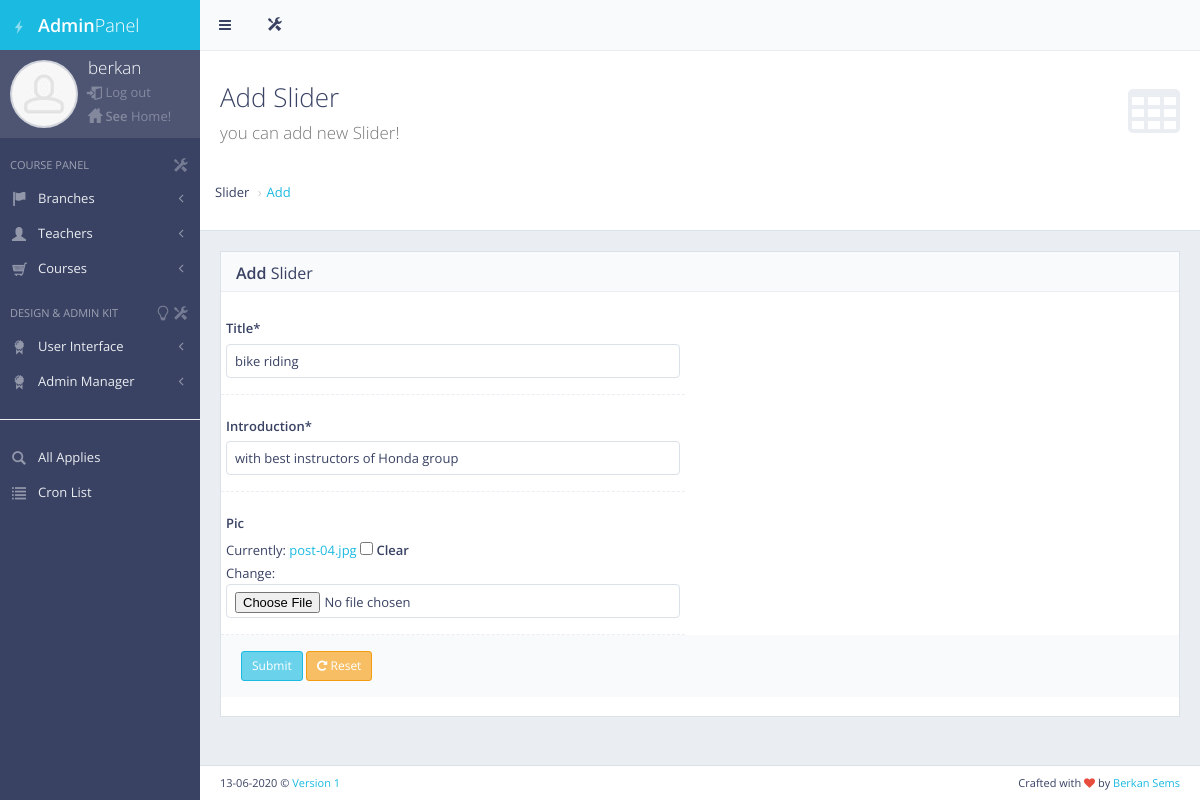
The page /panel/slider_update/2/ (signed in) on the database its author committed.
### panel/models.py (models this page shows, shortened)
class Slider(models.Model):
    title = models.CharField(max_length=50)
    introduction = models.CharField(max_length=200)
    pic = models.ImageField(null=True, blank=True)

### panel/decorators.py (the view)
        def wrapper_function(request, *args, **kwargs):
            group = None
            if request.user.groups.exists():
                group = request.user.groups.all()[0].name
            for role in allowed_roles:
                if group == role:
                    return view_func(request, *args, **kwargs)
            return HttpResponse("You are not authorized to view this page")

### panel/forms.py
class SliderForm(forms.ModelForm):
    class Meta:
        model = Slider
        fields = '__all__'

### panel/views.py (called while the page is built, shortened)
@login_required(login_url='my_login')
@allowed_users(allowed_roles=['admin'])
def sliderUpdate(request,pk):
    slider = Slider.objects.get(id=pk)
    form = SliderForm(instance=slider)
    context = {'form': form}
    return render(request, 'back/slider_update.html', context)

### templates/back/slider_update.html (shortened to what this page needs)
{% extends 'back/master_panel.html' %}
{% load crispy_forms_tags %}
{% load static %}
{% block content %}
    <div id="page-content">
        <div class="content-header">
            <div class="header-section">
                <h1>
                    <i class="fa fa-table"></i>Add Slider<br><small>you can add new Slider!</small>
                </h1>
            </div>
            <div class="breadcrumb breadcrump-top">
                <li>Slider</li>
                <li><a href="#">Add</a></li>
            </div>
        </div>
        <div class="block full">
            <div class="block-title">
                <h2><strong>Add</strong> Slider</h2>
            </div>
            <div>
                <form action="#" enctype="multipart/form-data" method="POST"
                      class="form-horizontal form-bordered">
                    <div class="row">
                        <div class="col-md-6">
                            {{ form|crispy }}
                        </div>
                    </div>
                    <div class="form-group form-actions">
                        <div class="col-md-9 col-md-offset-0">
                            <input type="submit" class="btn btn-sm btn-primary">
                            <button type="reset" class="btn btn-sm btn-warning"><i class="fa fa-repeat"></i> Reset
                            </button>
                        </div>
                    </div>
                </form>
            </div>
        </div>
    </div>
{% endblock %}

### templates/back/master_panel.html (shortened to what this page needs)
{% load static %}
<!DOCTYPE html>
 <html class="no-js" lang="en">
    <head>
        <link rel="stylesheet" href="{% static 'back/css/bootstrap.min.css' %}">
        <link rel="stylesheet" href="{% static 'back/css/plugins.css' %}">
        <link rel="stylesheet" href="{% static 'back/css/main.css' %}">
        <link rel="stylesheet" href="{% static 'back/css/themes.css' %}">
    </head>
    <body>
        <div id="page-wrapper">
            <div id="page-container" class="sidebar-partial sidebar-visible-lg sidebar-no-animations">
                <div id="sidebar">
                    <div id="sidebar-scroll">
                        <div class="sidebar-content">
                            <a href="{% url 'panel' %}" class="sidebar-brand">
                                <i class="gi gi-flash"></i><span class="sidebar-nav-mini-hide"><strong>Admin</strong>Panel</span>
                            </a>
                            <div class="sidebar-section sidebar-user clearfix sidebar-nav-mini-hide">
                                <div class="sidebar-user-avatar">
                                    <a href="{% url 'panel' %}">
                                        <img src="{% static 'back/img/placeholders/avatars/avatar2.jpg' %}" alt="avatar">
                                    </a>
                                </div>
                                <div class="sidebar-user-name" style="margin-top: -5px">{{ request.user.username }}</div>
                                <div class="sidebar-user-links" style="margin-top: 2px">
                                    <a href="{% url 'my_logout' %}" data-toggle="tooltip" data-placement="bottom" title="Logout"><i class="gi gi-exit "></i>  Log out</a>
                                </div>
                                <div class="sidebar-user-links" style="margin-top: 5px">
                                    <a href="{% url 'home' %}" data-toggle="tooltip" data-placement="bottom" title="Logout"><i class="gi gi-home "></i> <strong>See</strong> Home!</a>
                                </div>
                            </div>
                            <ul class="sidebar-nav">
                                <li class="sidebar-header">
                                    <span class="sidebar-header-options clearfix"><a href="javascript:void(0)" data-toggle="tooltip" title="Quick Settings"><i class="gi gi-settings"></i></a></span>
                                    <span class="sidebar-header-title">Course Panel</span>
                                </li>
                                <li>
                                    <a href="#" class="sidebar-nav-menu"><i class="fa fa-angle-left sidebar-nav-indicator sidebar-nav-mini-hide"></i><i class="gi gi-flag sidebar-nav-icon"></i><span class="sidebar-nav-mini-hide">Branches</span></a>
                                </li>
                                <li>
                                    <a href="#" class="sidebar-nav-menu"><i class="fa fa-angle-left sidebar-nav-indicator sidebar-nav-mini-hide"></i><i class="hi hi-user sidebar-nav-icon"></i><span class="sidebar-nav-mini-hide">Teachers</span></a>
                                </li>
                                <li>
                                    <a href="#" class="sidebar-nav-menu"><i class="fa fa-angle-left sidebar-nav-indicator sidebar-nav-mini-hide"></i><i class="gi gi-shopping_cart sidebar-nav-icon"></i><span class="sidebar-nav-mini-hide">Courses</span></a>
                                </li>
                                <li class="sidebar-header">
                                    <span class="sidebar-header-options clearfix"><a href="javascript:void(0)" data-toggle="tooltip" title="Quick Settings"><i class="gi gi-settings"></i></a><a href="javascript:void(0)" data-toggle="tooltip" title="Change slider image and features!"><i class="gi gi-lightbulb"></i></a></span>
                                    <span class="sidebar-header-title">Design & Admin Kit</span>
                                </li>
                                <li>
                                    <a href="#" class="sidebar-nav-menu"><i class="fa fa-angle-left sidebar-nav-indicator sidebar-nav-mini-hide"></i><i class="gi gi-certificate sidebar-nav-icon"></i><span class="sidebar-nav-mini-hide">User Interface</span></a>
                                </li>
                                <li>
                                    <a href="#" class="sidebar-nav-menu"><i class="fa fa-angle-left sidebar-nav-indicator sidebar-nav-mini-hide"></i><i class="gi gi-certificate sidebar-nav-icon"></i><span class="sidebar-nav-mini-hide">Admin Manager</span></a>
                                </li>
                                <hr>
                                <li>
                                    <a href="{% url 'applies' %}"><i class="gi gi-search sidebar-nav-icon"></i>All Applies</a>
                                </li>
                                <li>
                                    <a href="{% url 'cron_list' %}"><i class="gi gi-list sidebar-nav-icon"></i>Cron List</a>
                                </li>
                            </ul>
                        </div>
                    </div>
                </div>
                <div id="main-container">
                    <header class="navbar navbar-default">
                        <ul class="nav navbar-nav-custom">
                            <li>
                                <a href="javascript:void(0)" onclick="App.sidebar('toggle-sidebar');this.blur();">
                                    <i class="fa fa-bars fa-fw"></i>
                                </a>
                            </li>
                            <li class="dropdown">
                                <a href="javascript:void(0)" class="dropdown-toggle" data-toggle="dropdown">
                                    <i class="gi gi-settings"></i>
                                </a>
                            </li>
                        </ul>
                    </header>
                    {% block content %}
                    {% endblock %}
                    <footer class="clearfix">
                        <div class="pull-right">
                            Crafted with <i class="fa fa-heart text-danger"></i> by <a href="https://1.envato.market/ydb" target="_blank">Berkan Sems</a>
                        </div>
                        <div class="pull-left">
                            <span>13-06-2020</span> &copy; <a>Version 1</a>
                        </div>
                    </footer>
                </div>
            </div>
        </div>
    </body>
</html>

### rows shown on the page
Slider: title "bike riding", introduction "with best instructors of Honda group"

### other values the page prints
{{ request.user.username }} "berkan"
